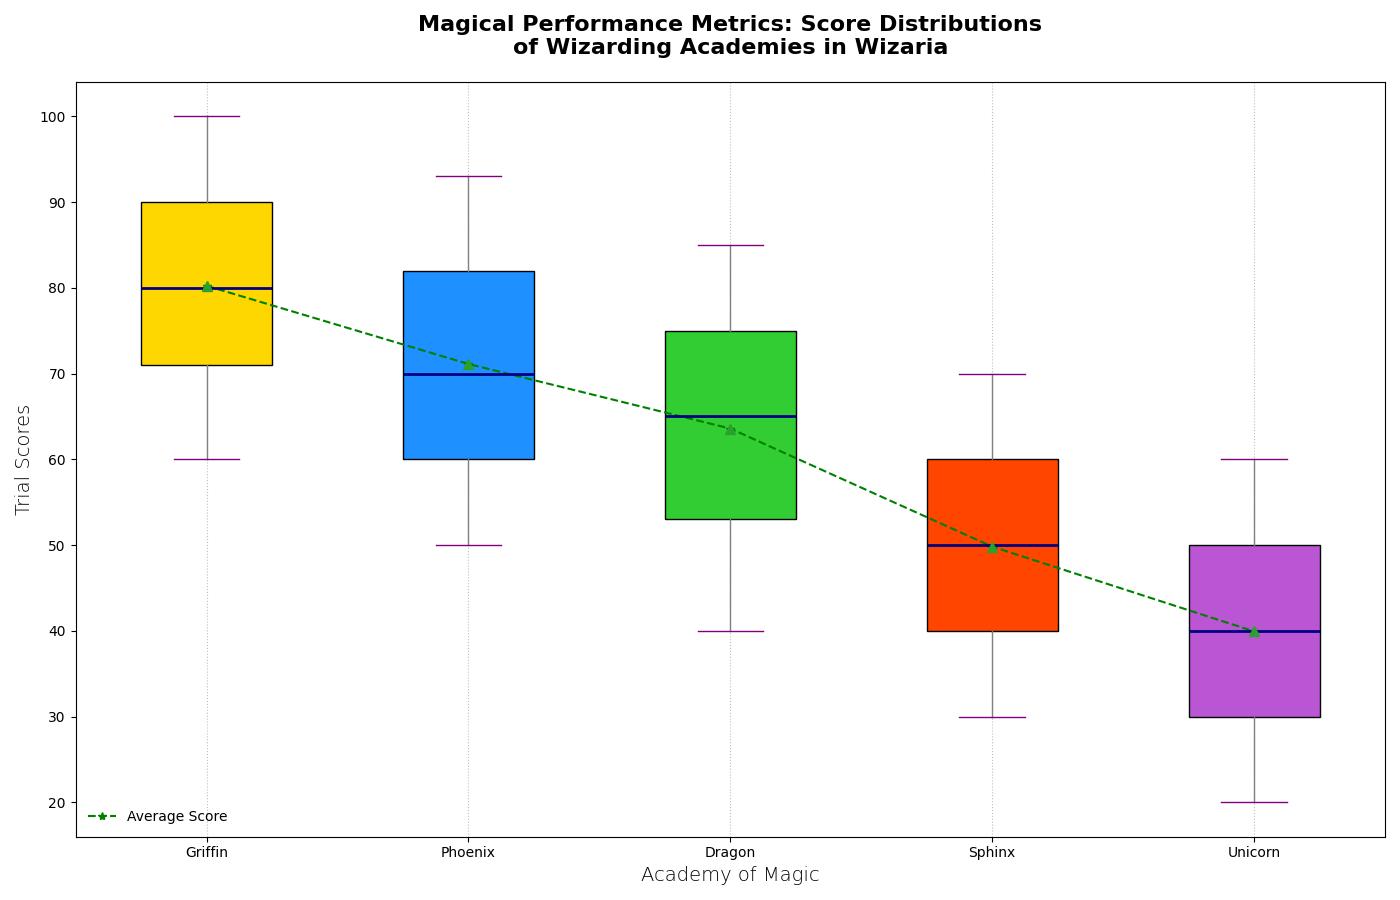

Recreate this plot in Python.
import matplotlib.pyplot as plt
import numpy as np

academy_griffin_scores = [60, 62, 67, 70, 71, 72, 75, 78, 80, 82, 85, 87, 90, 93, 95, 97, 100]
academy_phoenix_scores = [50, 52, 55, 57, 60, 62, 65, 68, 70, 75, 78, 80, 82, 85, 87, 90, 93]
academy_dragon_scores = [40, 42, 45, 50, 53, 55, 60, 62, 65, 67, 70, 73, 75, 77, 80, 82, 85]
academy_sphinx_scores = [30, 32, 35, 37, 40, 42, 45, 47, 50, 53, 55, 57, 60, 62, 65, 67, 70]
academy_unicorn_scores = [20, 22, 25, 27, 30, 32, 35, 38, 40, 42, 45, 48, 50, 53, 55, 57, 60]

data = [
    academy_griffin_scores,
    academy_phoenix_scores,
    academy_dragon_scores,
    academy_sphinx_scores,
    academy_unicorn_scores
]

averages = [np.mean(scores) for scores in data]
academies = ['Griffin', 'Phoenix', 'Dragon', 'Sphinx', 'Unicorn']

fig, ax = plt.subplots(figsize=(14, 9))
box = ax.boxplot(data, labels=academies, patch_artist=True, notch=False, showmeans=True)

# Altered colors
colors = ['#FFD700', '#1E90FF', '#32CD32', '#FF4500', '#BA55D3']
for patch, color in zip(box['boxes'], colors):
    patch.set_facecolor(color)

plt.setp(box['medians'], color='navy', linewidth=2)
plt.setp(box['means'], marker='^', color='orange', markersize=7)
plt.setp(box['whiskers'], linestyle='-', color='gray')
plt.setp(box['caps'], color='purple')

ax.plot(range(1, len(academies) + 1), averages, marker='*', linestyle='--', color='green', label='Average Score')

outliers = [
    [score for score in scores if score < np.percentile(scores, 25) - 1.5*(np.percentile(scores, 75) - np.percentile(scores, 25)) 
                     or score > np.percentile(scores, 75) + 1.5*(np.percentile(scores, 75) - np.percentile(scores, 25))]
    for scores in data
]

for idx, academy_outliers in enumerate(outliers):
    ax.scatter([idx + 1] * len(academy_outliers), academy_outliers, color='red', marker='x', zorder=3)

ax.set_title('Magical Performance Metrics: Score Distributions\nof Wizarding Academies in Wizaria', fontsize=16, fontweight='bold', pad=20)
ax.set_xlabel('Academy of Magic', fontsize=14, fontweight='light')
ax.set_ylabel('Trial Scores', fontsize=14, fontweight='light')

ax.legend(loc='lower left', fontsize=10, frameon=False)

ax.grid(axis='x', linestyle=':', alpha=0.8)

plt.tight_layout()
plt.show()
